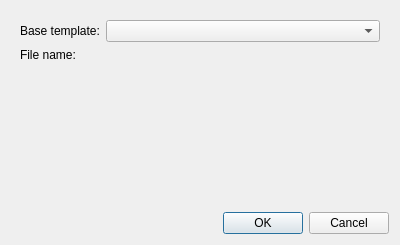
<?xml version="1.0" encoding="UTF-8"?>
<ui version="4.0">
 <class>CreateReportTemplateDialog</class>
 <widget class="QDialog" name="CreateReportTemplateDialog">
  <property name="geometry">
   <rect>
    <x>0</x>
    <y>0</y>
    <width>400</width>
    <height>245</height>
   </rect>
  </property>
  <property name="windowTitle">
   <string>Dialog</string>
  </property>
  <layout class="QVBoxLayout" name="verticalLayout">
   <item>
    <widget class="QWidget" name="mainWidget" native="true">
     <property name="whatsThis">
      <string/>
     </property>
     <layout class="QFormLayout" name="formLayout">
      <item row="0" column="0">
       <widget class="QLabel" name="label">
        <property name="text">
         <string>Base template:</string>
        </property>
        <property name="buddy">
         <cstring>templates</cstring>
        </property>
       </widget>
      </item>
      <item row="0" column="1">
       <widget class="QComboBox" name="templates"/>
      </item>
      <item row="1" column="0">
       <widget class="QLabel" name="label_2">
        <property name="text">
         <string>File name:</string>
        </property>
        <property name="buddy">
         <cstring>fileName</cstring>
        </property>
       </widget>
      </item>
      <item row="1" column="1">
       <widget class="KUrlRequester" name="fileName">
        <property name="mode">
         <set>KFile::File|KFile::LocalOnly</set>
        </property>
       </widget>
      </item>
     </layout>
    </widget>
   </item>
   <item>
    <widget class="QDialogButtonBox" name="buttonBox">
     <property name="orientation">
      <enum>Qt::Horizontal</enum>
     </property>
     <property name="standardButtons">
      <set>QDialogButtonBox::Cancel|QDialogButtonBox::Ok</set>
     </property>
    </widget>
   </item>
  </layout>
 </widget>
 <customwidgets>
  <customwidget>
   <class>KUrlRequester</class>
   <extends>QWidget</extends>
   <header>kurlrequester.h</header>
  </customwidget>
 </customwidgets>
 <resources/>
 <connections>
  <connection>
   <sender>buttonBox</sender>
   <signal>accepted()</signal>
   <receiver>CreateReportTemplateDialog</receiver>
   <slot>accept()</slot>
   <hints>
    <hint type="sourcelabel">
     <x>248</x>
     <y>254</y>
    </hint>
    <hint type="destinationlabel">
     <x>157</x>
     <y>274</y>
    </hint>
   </hints>
  </connection>
  <connection>
   <sender>buttonBox</sender>
   <signal>rejected()</signal>
   <receiver>CreateReportTemplateDialog</receiver>
   <slot>reject()</slot>
   <hints>
    <hint type="sourcelabel">
     <x>316</x>
     <y>260</y>
    </hint>
    <hint type="destinationlabel">
     <x>286</x>
     <y>274</y>
    </hint>
   </hints>
  </connection>
 </connections>
</ui>
